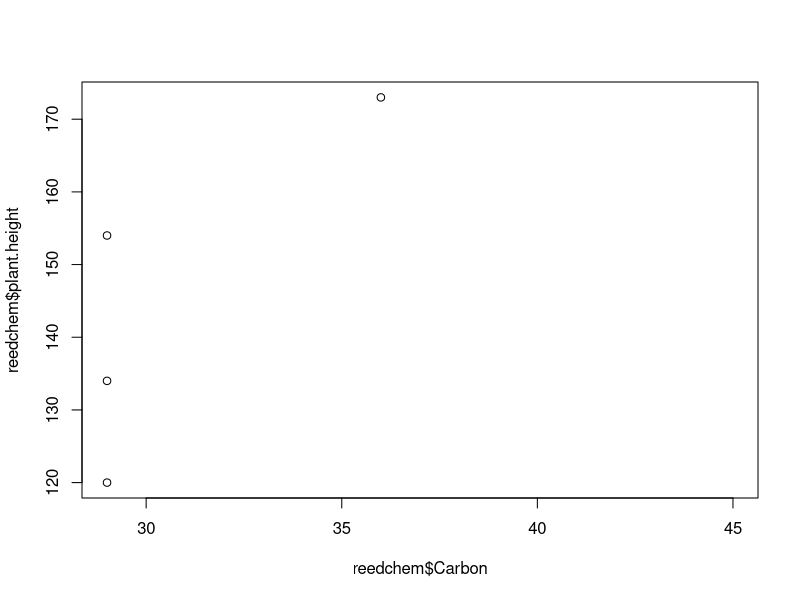
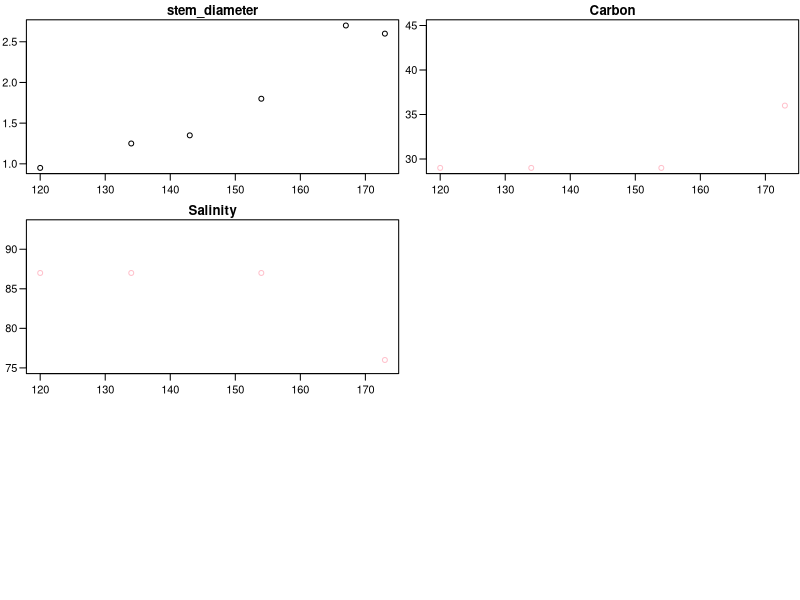

Recreate these plots in R, in order.
# there are more correct solutions than just mine!

reed_data <- read.table("data/floyd.txt", header=T, sep="\t", skip=2, 
                        na.stri="forgot to log, sorry professor")
str(reed_data)
# 'data.frame':	6 obs. of  4 variables:
#  $ Site         : Factor w/ 4 levels "H1","H3","K2",..: 1 1 2 1 4 3
#  $ moisture     : Factor w/ 3 levels "dry","moist",..: 3 2 2 1 NA 3
#  $ plant.height : int  154 120 173 134 143 167
#  $ stem_diameter: num  1.8 0.95 2.6 1.25 1.35 2.7

# NA badly encoded, Space in column name, Units / allowed categories missing in meta-data

# Data + Object types: see slide 'Overview: data types' et seq.

c(pi, "pi") # converts all numerics to character (see order of coercion)
# hence you cannot compute with it anymore

chemics <- data.frame(Location=c("H1","H2","H3","K1"), Carbon=c(29,45,36,31),
                      Salinity=c(87,93,76,75))

reedchem <- merge(reed_data, chemics, by.x="Site", by.y="Location", all=TRUE)
plot(reedchem$Carbon, reedchem$plant.height)

par(mfrow=c(3,2), mar=c(2, 2, 1.5, 0.1), mgp=c(2, 0.7, 0), las=1)
for(cn in colnames(reedchem[,-(1:3)]))
  plot(reedchem[, c("plant.height", cn)], main=cn, 
       col=ifelse(reedchem[,cn]>=20, "pink", "black"))
